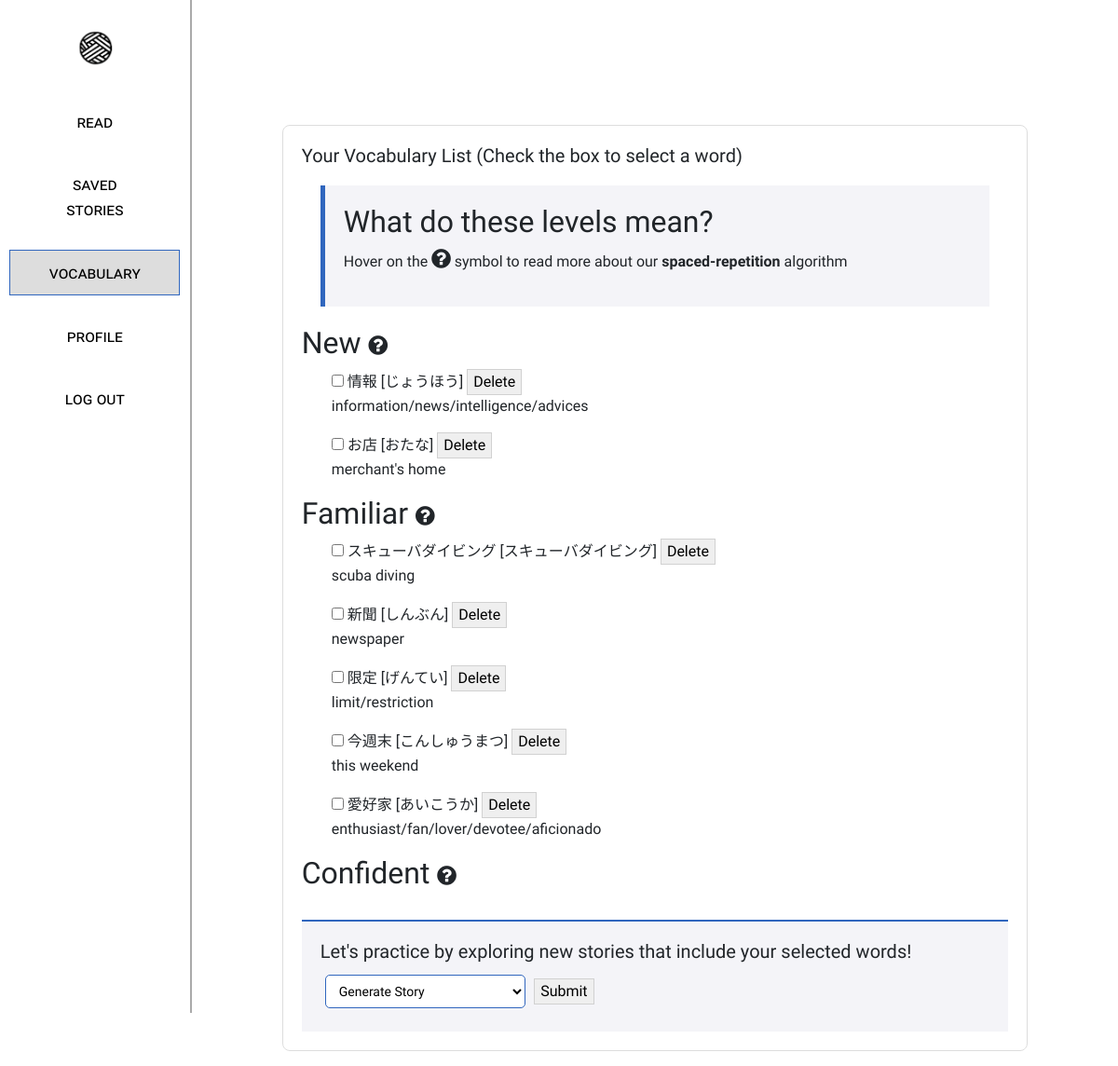
Before: /vocab (signed in) with the older database file.
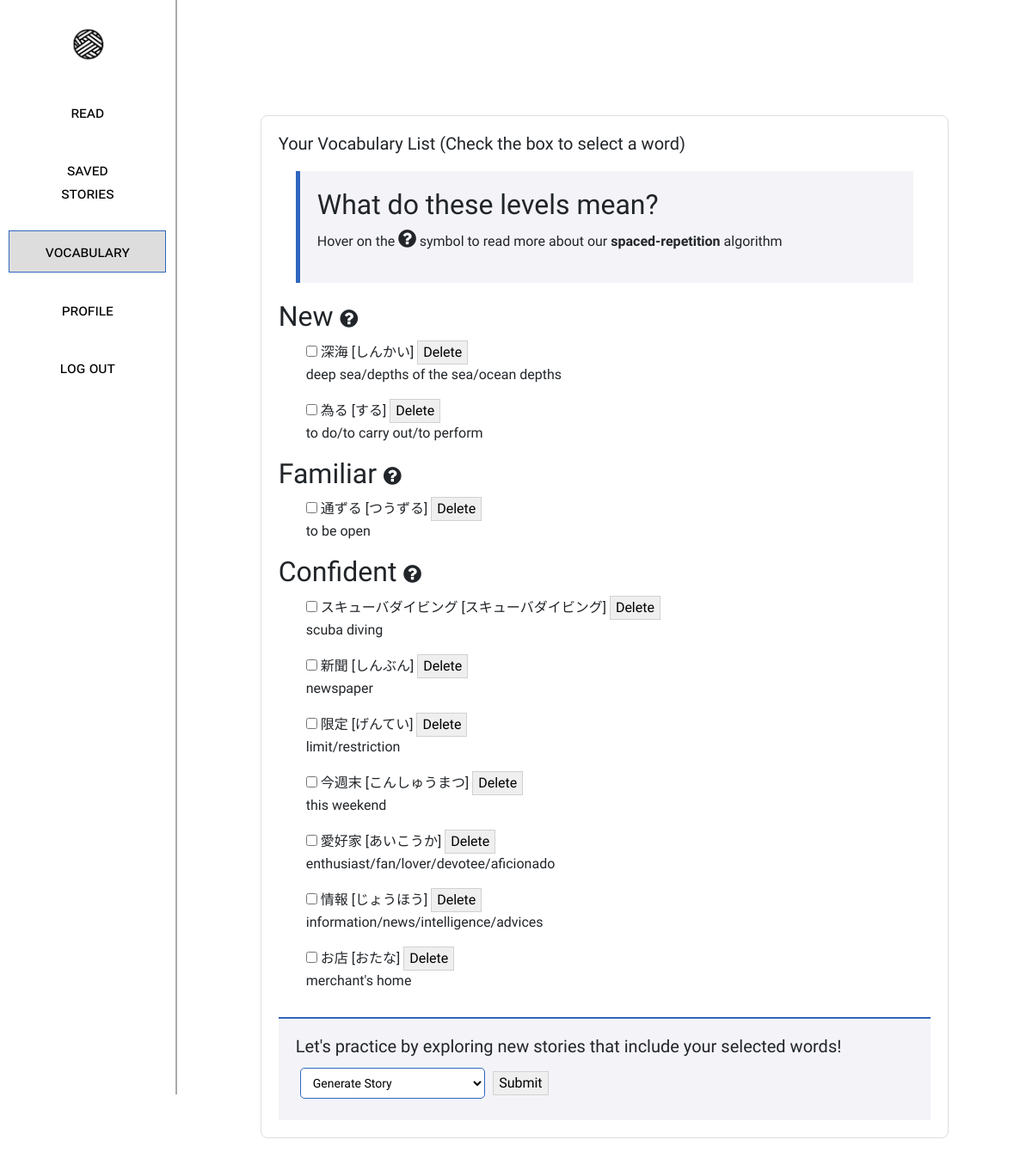
After: the same page with the newer database file.
### app.py (models this page shows)
class Vocabulary(db.Model):
    id = db.Column(db.Integer, primary_key=True)
    chinese_word = db.Column(db.String(100), nullable=False)
    translation = db.Column(db.String(100), server_default='')
    pronunciation = db.Column(db.String(100), server_default='')
    level = db.Column(db.String(50), nullable=False)  # Values: 'new', 'familiar', 'confident'
    user_id = db.Column(db.Integer, db.ForeignKey('users.id'), nullable=False)
    seen = db.Column(db.Integer, default=0)
    user = db.relationship('User', back_populates='vocabularies')

### app.py (the view)
@app.route('/vocab', methods=['GET', 'POST'])
def vocab():
    if 'user' not in session:
        return redirect('/login')
    user_id = User.query.filter_by(username=session['user']).first().id
    if request.method == 'POST':
        if request.form.get('delete'):
            delete_word = request.form.get('delete')
            Vocabulary.query.filter_by(user_id=user_id, chinese_word=delete_word).delete()
            db.session.commit()
            return redirect('/vocab')
        elif request.form.get('submit_action') == 'execute_action':
            selected_words = request.form.getlist('selected_words')
            paragraph_type = request.form.get('action')
            session['selected_words'] = selected_words
            session['paragraph_type'] = paragraph_type
            flash('Your selection has been saved! Go to "Read" to generate your story.', 'info-selection')
            return redirect('/vocab')
    else:
        vocab_list = Vocabulary.query.filter_by(user_id=user_id).all()
        vocab_dict = {'new': [], 'familiar': [], 'confident': []}
        for vocab in vocab_list:
            vocab_dict[vocab.level].append({'word': vocab.chinese_word, 'sense': vocab.translation.split('(')[0], 'pronunciation': vocab.pronunciation})
        return render_template('vocab.html', vocab=vocab_dict)

### templates/vocab.html (shortened to what this page needs)
<!DOCTYPE html>
<html>
<head>
    <link rel="stylesheet" href="../static/styles.css">
    <link rel="stylesheet" href="https://cdnjs.cloudflare.com/ajax/libs/font-awesome/4.7.0/css/font-awesome.min.css">
    <link href="https://cdn.jsdelivr.net/npm/bootstrap@5.3.0/dist/css/bootstrap.min.css" rel="stylesheet">
</head>
<body>
    <div class="urbanist-main">
        <div style="display:flex; flex-direction: row;">
            <div class="sidebar" style="flex-direction: column;">
                <a href="/" style="display: inline-block; height: 40px;">
                    <img style="height: 100%;" src="../static/wordweaverlogo.png" alt="Home">
                </a>
                <div style="display: flex; flex-direction: column; margin-top:15px; width:90%">
                    <div class="sidebar-item" >
                        <form action="/read" style="width:100%">
                            <button class="white long smallcaps-text" style="width:100%; color:black; border:0px;">
                                read
                            </button>
                        </form>
                    </div>
                    <div class="sidebar-item" >
                        <form action="/stories" style="width:100%">
                            <button class="white long smallcaps-text" style="width:100%; color:black; border:0px">
                                saved stories
                            </button>
                        </form>
                    </div>
                    <div class="sidebar-item" >
                        <form action="/vocab" style="width:100%">
                            <button class="long smallcaps-text" style="width:100%; color:black; background: #ddd; border: 1px solid #3066be">
                                vocabulary
                            </button>
                        </form>
                    </div>
                    <div class="sidebar-item" >
                        <form action="/profile" style="width:100%">
                            <button class="white long smallcaps-text" style="width:100%; color:black; border:0px">
                                profile
                            </button>
                        </form>
                    </div>
                    <div class="sidebar-item" >
                        <form action="/logout" style="width:100%">
                            <button class="white long smallcaps-text" style="width:100%; color:black; border:0px">
                                log out
                            </button>
                        </form>
                    </div>
                </div>
            </div>
            <div class="ui" style="width:100%; overflow: scroll; max-height: 100vh; display: inline-block;">
                <div style="flex-direction: column;">
                    <div class="left aligned column main-col" style="max-width: 800px; margin-top: 150px;">
                        <div class="center-container" id="text" style="text-align: left;">
                            <h1 class="huge">Your Vocabulary List (Check the box to select a word)</h1>
                            <div class="preamble-section" style="margin: 20px; padding: 20px; background-color: #f4f4f8; border-left: 5px solid #3066be;">
                                <h2>What do these levels mean?</h2>
                                <p>Hover on the <i style="font-size:24px" class="fa">&#xf059;</i>
                                    symbol to read more about our <strong>spaced-repetition</strong> algorithm</p>
                            </div>
                            <form action="/vocab" method="POST">
                                {% for level, words in vocab.items() %}
                                    <h2>
                                        <span>{{ level.capitalize() }}</span>
                                        <span class="hoverel"><i style="font-size:24px;margin-left:auto" class="fa">&#xf059;
                                            </i>
                                        </span>
                                    </h2>
                                    <ul>
                                        {% for word in words %}
                                                <input type="checkbox" name="selected_words" value="{{ word.word }}" id="{{ word.word }}">
                                                <label for="{{ word.word }}">{{ word.word }}</label>
                                                {% if word.pronunciation != "" %}
                                                    <span>[{{ word.pronunciation }}]</span>
                                                    <button type="submit" name="delete" value="{{ word.word }}">Delete</button>
                                                {% endif %}
                                                <p>{{ word.sense }}</p>
                                        {% endfor %}
                                    </ul>
                                {% endfor %}
                                <div class="practice-section">
                                    <h1 class="huge">Let's practice by exploring new stories that include your selected words! </h1>
                                    <select name="action" class="dropdown-style">
                                        <option value="generate_story">Generate Story</option>
                                    </select>
                                    <button type="submit" name="submit_action" value="execute_action">Submit</button>
                                </div>
                            </form>
                        </div>
                    </div>
                </div>
            </div>
        </div>
    </div>
</body>
</html>

### static/styles.css (style rules this page uses)
.center-container { margin: 10px; text-align: center; box-sizing: inherit; }
.ui { flex-wrap: wrap; padding: 0; margin: -1rem; }
.left.aligned { text-align: left; }
.column { max-width: 800px; width: 100%; padding: 10px; }
.huge { font-size: 1.25em; font-weight: 400; }
button { border: 1px solid rgba(34,36,38,.15); border-radius: .28571429rem; transition: box-shadow .1s ease,border-color .1s ease; box-shadow: none; bottom: 1px; cursor: pointer; }
.urbanist-main { font-family: "Urbanist", sans-serif; font-optical-sizing: auto; font-style: normal; }
button.long { padding: 10px 35px; }
button.white { background:#fff; color: #3066be; border-color: #aaa }
body { animation: fadeInAnimation ease 1s; animation-iteration-count: 1; animation-fill-mode: forwards; }
.main-col { display: flex; flex-direction: column; margin: auto; border: 1px solid #ddd; background: #fff; border-radius: 8px; }
.sidebar { display: flex; width: 20%; padding-top:2rem; align-items: center; border-right: 2px solid #aaa; height: 95vh; z-index: 2; }
.sidebar-item { width: 100%; justify-content: center; display: flex; margin-top:20px }
.smallcaps-text { font-size: 18px; font-variant: small-caps;; }
.practice-section { background-color: #f4f4f8; padding: 20px; margin-top: 30px; border-top: 2px solid #3066be; }
.dropdown-style { font-family: 'Urbanist', sans-serif; font-size: 14px; padding: 8px 10px; margin: 5px 5px; background-color: white; border: 1px solid #3066be; border-radius: 5px; width: 30%; }
.hoverel { position: relative; display: inline-block; }

Changed rows visible on the page:
added Vocabulary: word "深海", pronunciation "しんかい", sense "deep sea/depths of the sea/ocean depths", shown under "New"
added Vocabulary: word "為る", pronunciation "する", sense "to do/to carry out/to perform", shown under "New"
added Vocabulary: word "通ずる", pronunciation "つうずる", sense "to be open", shown under "Familiar"
changed Vocabulary "スキューバダイビング": moves from the list under "Familiar" to the list under "Confident"
changed Vocabulary "新聞": moves from the list under "Familiar" to the list under "Confident"
changed Vocabulary "限定": moves from the list under "Familiar" to the list under "Confident"
changed Vocabulary "今週末": moves from the list under "Familiar" to the list under "Confident"
changed Vocabulary "愛好家": moves from the list under "Familiar" to the list under "Confident"
changed Vocabulary "情報": moves from the list under "New" to the list under "Confident"
changed Vocabulary "お店": moves from the list under "New" to the list under "Confident"
